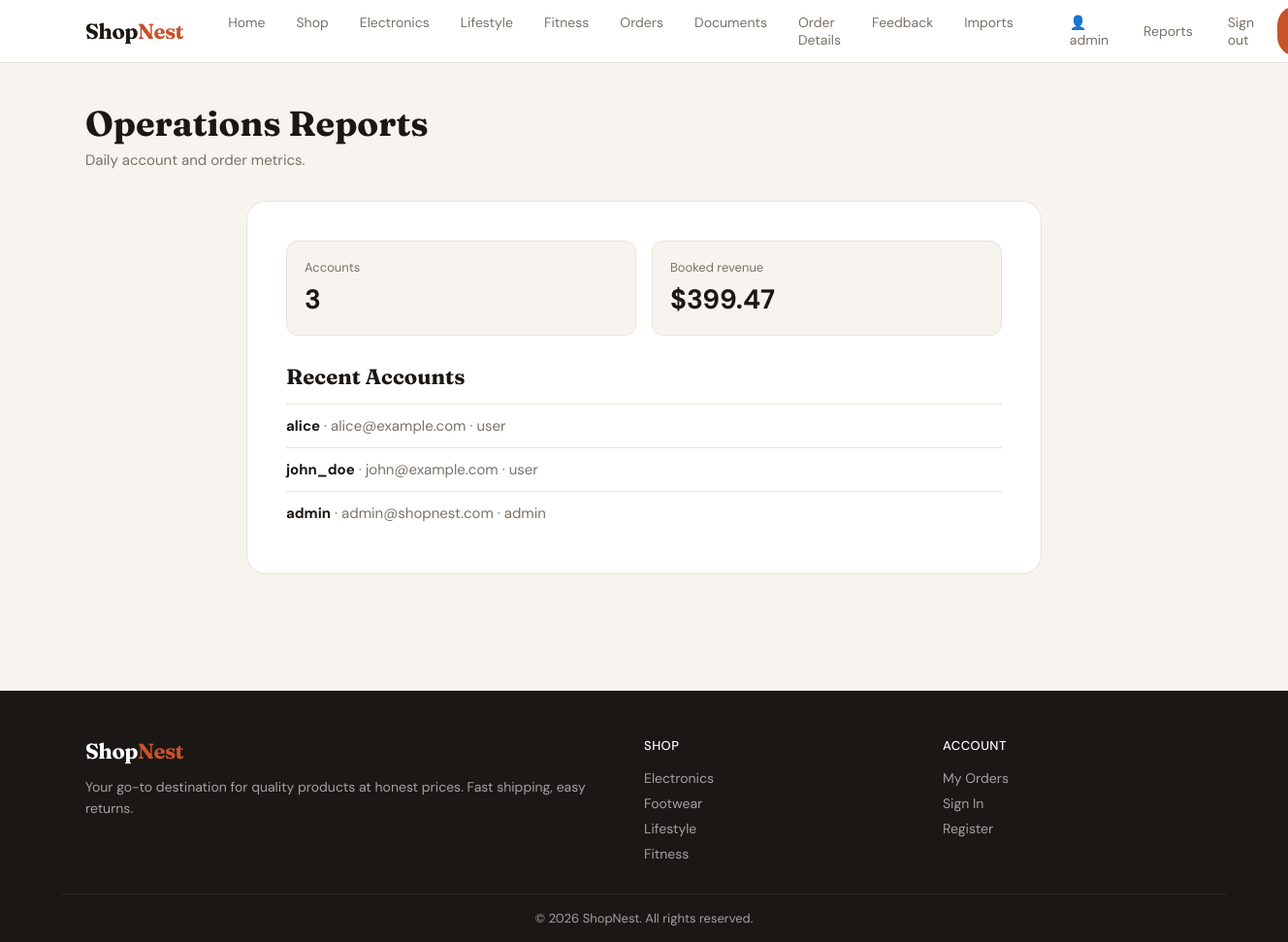
Page /admin/reports/index.php (signed in) on the committed database.
### tables this page shows
CREATE TABLE users (
        id INTEGER PRIMARY KEY AUTOINCREMENT,
        username TEXT UNIQUE,
        email TEXT,
        password TEXT,
        role TEXT DEFAULT 'user',
        address TEXT,
        created_at TEXT DEFAULT (datetime('now'))
    );

### admin/reports/index.php (the view, shortened to what this page needs)
<?php
require_once __DIR__ . '/../../layout.php';
$userCount = $db->query('SELECT COUNT(*) FROM users')->fetchColumn();
$orderTotal = $db->query('SELECT COALESCE(SUM(total), 0) FROM orders')->fetchColumn();
$latestUsers = $db->query('SELECT username, email, role, created_at FROM users ORDER BY id DESC LIMIT 5')->fetchAll(PDO::FETCH_ASSOC);
?>
<main>
    <section class="page-header">
        <h1>Operations Reports</h1>
        <p>Daily account and order metrics.</p>
    </section>
    <section class="form-card" style="max-width:820px;">
        <div style="display:grid;grid-template-columns:repeat(2,minmax(0,1fr));gap:16px;margin-bottom:28px;">
            <div style="background:var(--bg);border:1px solid var(--border);border-radius:12px;padding:18px;">
                <div style="color:var(--muted);font-size:13px;margin-bottom:6px;">Accounts</div>
                <div style="font-size:28px;font-weight:700;"><?= (int) $userCount ?></div>
            </div>
            <div style="background:var(--bg);border:1px solid var(--border);border-radius:12px;padding:18px;">
                <div style="color:var(--muted);font-size:13px;margin-bottom:6px;">Booked revenue</div>
                <div style="font-size:28px;font-weight:700;">$<?= number_format((float) $orderTotal, 2) ?></div>
            </div>
        </div>
        <h2 style="font-family:'Fraunces',serif;font-size:22px;margin-bottom:14px;">Recent Accounts</h2>
        <?php foreach ($latestUsers as $row): ?>
        <div style="border-top:1px solid var(--border);padding:12px 0;">
            <strong><?= htmlspecialchars($row['username']) ?></strong>
            <span style="color:var(--muted);"> · <?= htmlspecialchars($row['email']) ?> · <?= htmlspecialchars($row['role']) ?></span>
        </div>
        <?php endforeach; ?>
    </section>
</main>

### layout.php (style rules this page uses)
*, *::before, *::after { box-sizing: border-box; margin: 0; padding: 0; }
:root { --bg: #F7F4EF; --surface: #FFFFFF; --border: #E8E2D9; --text: #1A1714; --muted: #7A7168; --accent: #C8522A; --accent-hover: #A8421F; --accent-light: #F5EDE8; --success: #2D6A4F; --tag-bg: #EEE9E2; }
body { font-family: 'DM Sans', sans-serif; background: var(--bg); color: var(--text); min-height: 100vh; font-size: 15px; }
main { max-width: 1200px; margin: 0 auto; padding: 40px 24px; }
.form-card { background: var(--surface); border: 1px solid var(--border); border-radius: 20px; padding: 40px; max-width: 480px; margin: 0 auto; }
.page-header { margin-bottom: 32px; }
.page-header h1 { font-family: 'Fraunces', serif; font-size: 36px; font-weight: 700; margin-bottom: 6px; }
.page-header p { color: var(--muted); }

### rows in the picture
users: username "alice", email "alice@example.com", role "user"
users: username "john_doe", email "john@example.com", role "user"
users: username "admin", email "admin@shopnest.com", role "admin"

### other values in the picture
$user "admin"
$userCount "3"
$orderTotal "399.47"
